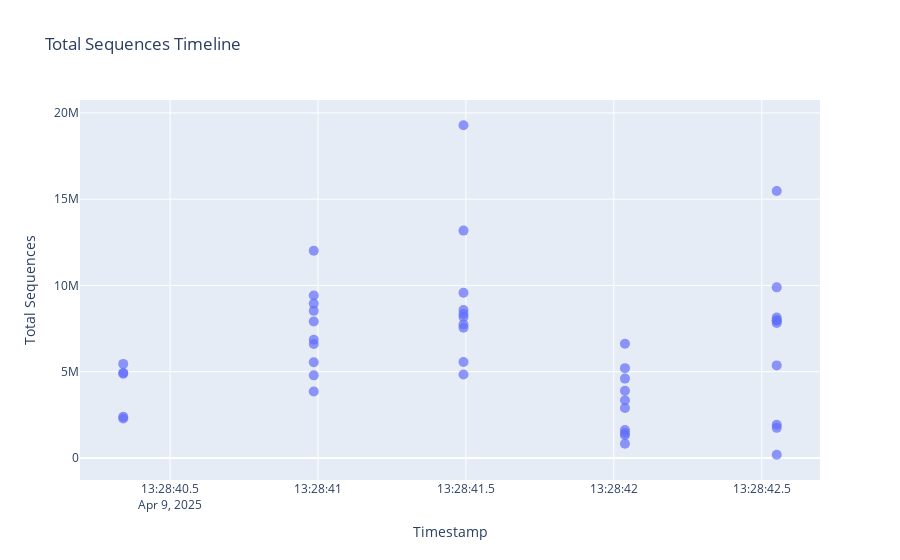

Notebook code cell kept with this figure:
### Markdown cell above
Now let's plot a timeline

### Code cell
# Ensure timestamps are in datetime format
df["timestamp"] = pd.to_datetime(df["timestamp"])

# Sort by timestamp
df = df.sort_values("timestamp")

data = [
    go.Scatter(
        x=df["timestamp"],
        y=df["total_sequences"],
        mode="markers",
        name="Total Sequences",
        marker=dict(
            size=10,
            opacity=0.7
        )
    )
]

layout = {
    "title": "Total Sequences Timeline",
    "xaxis": {"title": "Timestamp"},
    "yaxis": {"title": "Total Sequences"},
    "hovermode": "closest"
}

go.Figure(data=data, layout=layout).show()
